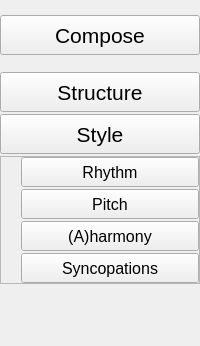
     <widget class="QWidget" name="nav" native="true">
      <property name="sizePolicy">
       <sizepolicy hsizetype="Minimum" vsizetype="Preferred">
        <horstretch>0</horstretch>
        <verstretch>0</verstretch>
       </sizepolicy>
      </property>
      <property name="minimumSize">
       <size>
        <width>150</width>
        <height>0</height>
       </size>
      </property>
      <layout class="QVBoxLayout" name="verticalLayout">
       <property name="spacing">
        <number>2</number>
       </property>
       <property name="leftMargin">
        <number>0</number>
       </property>
       <property name="topMargin">
        <number>0</number>
       </property>
       <property name="rightMargin">
        <number>0</number>
       </property>
       <property name="bottomMargin">
        <number>0</number>
       </property>
       <item>
        <spacer name="verticalSpacer_4">
         <property name="orientation">
          <enum>Qt::Vertical</enum>
         </property>
         <property name="sizeType">
          <enum>QSizePolicy::Maximum</enum>
         </property>
         <property name="sizeHint" stdset="0">
          <size>
           <width>20</width>
           <height>15</height>
          </size>
         </property>
        </spacer>
       </item>
       <item>
        <widget class="QPushButton" name="compose_nav_btn">
         <property name="sizePolicy">
          <sizepolicy hsizetype="Preferred" vsizetype="Fixed">
           <horstretch>0</horstretch>
           <verstretch>0</verstretch>
          </sizepolicy>
         </property>
         <property name="minimumSize">
          <size>
           <width>0</width>
           <height>40</height>
          </size>
         </property>
         <property name="font">
          <font>
           <pointsize>16</pointsize>
          </font>
         </property>
         <property name="text">
          <string>Compose</string>
         </property>
        </widget>
       </item>
       <item>
        <spacer name="verticalSpacer">
         <property name="orientation">
          <enum>Qt::Vertical</enum>
         </property>
         <property name="sizeType">
          <enum>QSizePolicy::Maximum</enum>
         </property>
         <property name="sizeHint" stdset="0">
          <size>
           <width>20</width>
           <height>15</height>
          </size>
         </property>
        </spacer>
       </item>
       <item>
        <widget class="QPushButton" name="structure_nav_btn">
         <property name="sizePolicy">
          <sizepolicy hsizetype="Preferred" vsizetype="Fixed">
           <horstretch>0</horstretch>
           <verstretch>0</verstretch>
          </sizepolicy>
         </property>
         <property name="minimumSize">
          <size>
           <width>0</width>
           <height>40</height>
          </size>
         </property>
         <property name="font">
          <font>
           <pointsize>16</pointsize>
          </font>
         </property>
         <property name="text">
          <string>Structure</string>
         </property>
        </widget>
       </item>
       <item>
        <widget class="QPushButton" name="style_nav_btn">
         <property name="sizePolicy">
          <sizepolicy hsizetype="Preferred" vsizetype="Fixed">
           <horstretch>0</horstretch>
           <verstretch>0</verstretch>
          </sizepolicy>
         </property>
         <property name="minimumSize">
          <size>
           <width>0</width>
           <height>40</height>
          </size>
         </property>
         <property name="font">
          <font>
           <pointsize>16</pointsize>
          </font>
         </property>
         <property name="text">
          <string>Style</string>
         </property>
        </widget>
       </item>
       <item>
        <widget class="QFrame" name="styleNav">
         <property name="enabled">
          <bool>true</bool>
         </property>
         <property name="sizePolicy">
          <sizepolicy hsizetype="Preferred" vsizetype="Minimum">
           <horstretch>0</horstretch>
           <verstretch>0</verstretch>
          </sizepolicy>
         </property>
         <property name="font">
          <font>
           <pointsize>12</pointsize>
          </font>
         </property>
         <property name="frameShape">
          <enum>QFrame::StyledPanel</enum>
         </property>
         <property name="frameShadow">
          <enum>QFrame::Raised</enum>
         </property>
         <layout class="QVBoxLayout" name="verticalLayout_2">
          <property name="spacing">
           <number>2</number>
          </property>
          <property name="sizeConstraint">
           <enum>QLayout::SetDefaultConstraint</enum>
          </property>
          <property name="leftMargin">
           <number>20</number>
          </property>
          <property name="topMargin">
           <number>0</number>
          </property>
          <property name="rightMargin">
           <number>0</number>
          </property>
          <property name="bottomMargin">
           <number>0</number>
          </property>
          <item>
           <widget class="QPushButton" name="rhythm_nav_btn">
            <property name="sizePolicy">
             <sizepolicy hsizetype="Preferred" vsizetype="Fixed">
              <horstretch>0</horstretch>
              <verstretch>0</verstretch>
             </sizepolicy>
            </property>
            <property name="minimumSize">
             <size>
              <width>0</width>
              <height>30</height>
             </size>
            </property>
            <property name="font">
             <font>
              <pointsize>12</pointsize>
             </font>
            </property>
            <property name="text">
             <string>Rhythm</string>
            </property>
           </widget>
          </item>
          <item>
           <widget class="QPushButton" name="pitch_nav_btn">
            <property name="sizePolicy">
             <sizepolicy hsizetype="Preferred" vsizetype="Fixed">
              <horstretch>0</horstretch>
              <verstretch>0</verstretch>
             </sizepolicy>
            </property>
            <property name="minimumSize">
             <size>
              <width>0</width>
              <height>30</height>
             </size>
            </property>
            <property name="font">
             <font>
              <pointsize>12</pointsize>
             </font>
            </property>
            <property name="text">
             <string>Pitch</string>
            </property>
           </widget>
          </item>
          <item>
           <widget class="QPushButton" name="aharmony_nav_btn">
            <property name="sizePolicy">
             <sizepolicy hsizetype="Preferred" vsizetype="Fixed">
              <horstretch>0</horstretch>
              <verstretch>0</verstretch>
             </sizepolicy>
            </property>
            <property name="minimumSize">
             <size>
              <width>0</width>
              <height>30</height>
             </size>
            </property>
            <property name="font">
             <font>
              <pointsize>12</pointsize>
             </font>
            </property>
            <property name="text">
             <string>(A)harmony</string>
            </property>
           </widget>
          </item>
          <item>
           <widget class="QPushButton" name="synopations_nav_btn">
            <property name="sizePolicy">
             <sizepolicy hsizetype="Preferred" vsizetype="Fixed">
              <horstretch>0</horstretch>
              <verstretch>0</verstretch>
             </sizepolicy>
            </property>
            <property name="minimumSize">
             <size>
              <width>0</width>
              <height>30</height>
             </size>
            </property>
            <property name="font">
             <font>
              <pointsize>12</pointsize>
             </font>
            </property>
            <property name="text">
             <string>Syncopations</string>
            </property>
           </widget>
          </item>
         </layout>
        </widget>
       </item>
       <item>
        <widget class="QWidget" name="widget" native="true">
         <layout class="QVBoxLayout" name="verticalLayout_8"/>
        </widget>
       </item>
       <item>
        <spacer name="nav_v_spacer">
         <property name="orientation">
          <enum>Qt::Vertical</enum>
         </property>
         <property name="sizeHint" stdset="0">
          <size>
           <width>20</width>
           <height>40</height>
          </size>
         </property>
        </spacer>
       </item>
       <item>
        <widget class="QWidget" name="dialog_anchor" native="true">
         <property name="enabled">
          <bool>true</bool>
         </property>
        </widget>
       </item>
      </layout>
     </widget>
